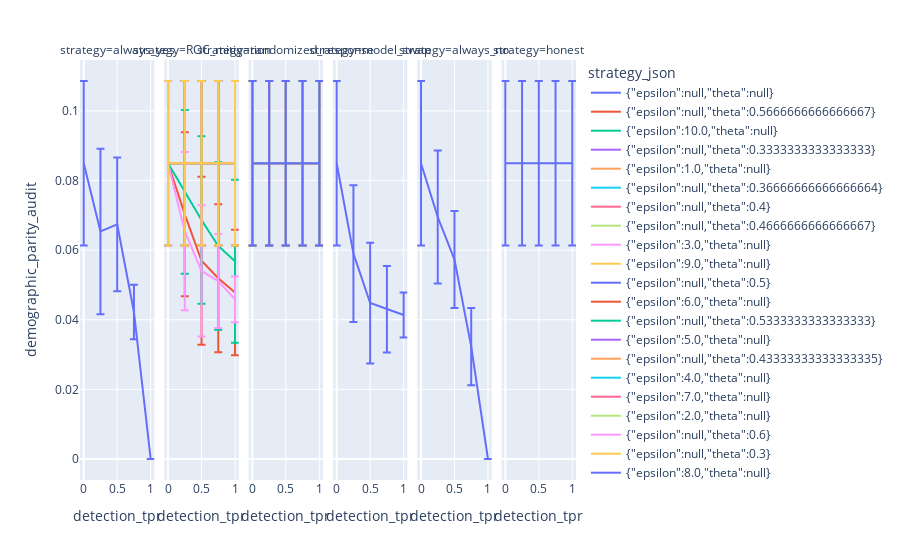

Notebook code cell kept with this figure:
### Code cell
px.line(
    manipulation.sort("detection_tpr").with_columns(
        pl.col("demographic_parity_audit_std") / sqrt(5)
    ),
    x="detection_tpr",
    y="demographic_parity_audit",
    error_y="demographic_parity_audit_std",
    facet_col="strategy",
    color="strategy_json",
)

### Figure 1 — Plotly figure (JSON) as saved in the notebook; plotly's stock layout.template omitted (floating-point values rounded to 4 significant figures)
{"data": [{"error_y": {"array": [0.02362, 0.02377, 0.01921, 0.007831, 0]}, "hovertemplate": "strategy_json={\"epsilon\":null,\"theta\":null}<br>strategy=always_yes<br>detection_tpr=%{x}<br>demographic_parity_audit=%{y}<extra></extra>", "legendgroup": "{\"epsilon\":null,\"theta\":null}", "line": {"color": "#636efa", "dash": "solid"}, "marker": {"symbol": "circle"}, "mode": "lines", "name": "{\"epsilon\":null,\"theta\":null}", "orientation": "v", "showlegend": true, "type": "scatter", "x": [0, 0.25, 0.5, 0.75, 1], "xaxis": "x", "y": [0.08496, 0.06537, 0.06739, 0.04223, 0], "yaxis": "y"}, {"error_y": {"array": [0.02362, 0.01964, 0.01734, 0.01242, 0.006448]}, "hovertemplate": "strategy_json={\"epsilon\":null,\"theta\":null}<br>strategy=model_swap<br>detection_tpr=%{x}<br>demographic_parity_audit=%{y}<extra></extra>", "legendgroup": "{\"epsilon\":null,\"theta\":null}", "line": {"color": "#636efa", "dash": "solid"}, "marker": {"symbol": "circle"}, "mode": "lines", "name": "{\"epsilon\":null,\"theta\":null}", "orientation": "v", "showlegend": false, "type": "scatter", "x": [0, 0.25, 0.5, 0.75, 1], "xaxis": "x4", "y": [0.08496, 0.059, 0.04479, 0.04299, 0.04135], "yaxis": "y4"}, {"error_y": {"array": [0.02362, 0.0191, 0.01393, 0.01112, 0]}, "hovertemplate": "strategy_json={\"epsilon\":null,\"theta\":null}<br>strategy=always_no<br>detection_tpr=%{x}<br>demographic_parity_audit=%{y}<extra></extra>", "legendgroup": "{\"epsilon\":null,\"theta\":null}", "line": {"color": "#636efa", "dash": "solid"}, "marker": {"symbol": "circle"}, "mode": "lines", "name": "{\"epsilon\":null,\"theta\":null}", "orientation": "v", "showlegend": false, "type": "scatter", "x": [0, 0.25, 0.5, 0.75, 1], "xaxis": "x5", "y": [0.08496, 0.06952, 0.05729, 0.03228, 0], "yaxis": "y5"}, {"error_y": {"array": [0.02362, 0.02362, 0.02362, 0.02362, 0.02362]}, "hovertemplate": "strategy_json={\"epsilon\":null,\"theta\":null}<br>strategy=honest<br>detection_tpr=%{x}<br>demographic_parity_audit=%{y}<extra></extra>", "legendgroup": "{\"epsilon\":null,\"theta\":null}", "line": {"color": "#636efa", "dash": "solid"}, "marker": {"symbol": "circle"}, "mode": "lines", "name": "{\"epsilon\":null,\"theta\":null}", "orientation": "v", "showlegend": false, "type": "scatter", "x": [0, 0.25, 0.5, 0.75, 1], "xaxis": "x6", "y": [0.08496, 0.08496, 0.08496, 0.08496, 0.08496], "yaxis": "y6"}, {"error_y": {"array": [0.02362, 0.02355, 0.02411, 0.02123, 0.01804]}, "hovertemplate": "strategy_json={\"epsilon\":null,\"theta\":0.5666666666666667}<br>strategy=ROC_mitigation<br>detection_tpr=%{x}<br>demographic_parity_audit=%{y}<extra></extra>", "legendgroup": "{\"epsilon\":null,\"theta\":0.5666666666666667}", "line": {"color": "#EF553B", "dash": "solid"}, "marker": {"symbol": "circle"}, "mode": "lines", "name": "{\"epsilon\":null,\"theta\":0.5666666666666667}", "orientation": "v", "showlegend": true, "type": "scatter", "x": [0, 0.25, 0.5, 0.75, 1], "xaxis": "x2", "y": [0.08496, 0.07028, 0.05696, 0.05192, 0.04784], "yaxis": "y2"}, {"error_y": {"array": [0.02362, 0.02362, 0.02362, 0.02362, 0.02362]}, "hovertemplate": "strategy_json={\"epsilon\":10.0,\"theta\":null}<br>strategy=randomized_response<br>detection_tpr=%{x}<br>demographic_parity_audit=%{y}<extra></extra>", "legendgroup": "{\"epsilon\":10.0,\"theta\":null}", "line": {"color": "#00cc96", "dash": "solid"}, "marker": {"symbol": "circle"}, "mode": "lines", "name": "{\"epsilon\":10.0,\"theta\":null}", "orientation": "v", "showlegend": true, "type": "scatter", "x": [0, 0.25, 0.5, 0.75, 1], "xaxis": "x3", "y": [0.08496, 0.08496, 0.08496, 0.08496, 0.08496], "yaxis": "y3"}, {"error_y": {"array": [0.02362, 0.02362, 0.02362, 0.02362, 0.02362]}, "hovertemplate": "strategy_json={\"epsilon\":null,\"theta\":0.3333333333333333}<br>strategy=ROC_mitigation<br>detection_tpr=%{x}<br>demographic_parity_audit=%{y}<extra></extra>", "legendgroup": "{\"epsilon\":null,\"theta\":0.3333333333333333}", "line": {"color": "#ab63fa", "dash": "solid"}, "marker": {"symbol": "circle"}, "mode": "lines", "name": "{\"epsilon\":null,\"theta\":0.3333333333333333}", "orientation": "v", "showlegend": true, "type": "scatter", "x": [0, 0.25, 0.5, 0.75, 1], "xaxis": "x2", "y": [0.08496, 0.08496, 0.08496, 0.08496, 0.08496], "yaxis": "y2"}, {"error_y": {"array": [0.02362, 0.02362, 0.02362, 0.02362, 0.02362]}, "hovertemplate": "strategy_json={\"epsilon\":1.0,\"theta\":null}<br>strategy=randomized_response<br>detection_tpr=%{x}<br>demographic_parity_audit=%{y}<extra></extra>", "legendgroup": "{\"epsilon\":1.0,\"theta\":null}", "line": {"color": "#FFA15A", "dash": "solid"}, "marker": {"symbol": "circle"}, "mode": "lines", "name": "{\"epsilon\":1.0,\"theta\":null}", "orientation": "v", "showlegend": true, "type": "scatter", "x": [0, 0.25, 0.5, 0.75, 1], "xaxis": "x3", "y": [0.08496, 0.08496, 0.08496, 0.08496, 0.08496], "yaxis": "y3"}, {"error_y": {"array": [0.02362, 0.02362, 0.02362, 0.02362, 0.02362]}, "hovertemplate": "strategy_json={\"epsilon\":null,\"theta\":0.36666666666666664}<br>strategy=ROC_mitigation<br>detection_tpr=%{x}<br>demographic_parity_audit=%{y}<extra></extra>", "legendgroup": "{\"epsilon\":null,\"theta\":0.36666666666666664}", "line": {"color": "#19d3f3", "dash": "solid"}, "marker": {"symbol": "circle"}, "mode": "lines", "name": "{\"epsilon\":null,\"theta\":0.36666666666666664}", "orientation": "v", "showlegend": true, "type": "scatter", "x": [0, 0.25, 0.5, 0.75, 1], "xaxis": "x2", "y": [0.08496, 0.08496, 0.08496, 0.08496, 0.08496], "yaxis": "y2"}, {"error_y": {"array": [0.02362, 0.02362, 0.02362, 0.02362, 0.02362]}, "hovertemplate": "strategy_json={\"epsilon\":null,\"theta\":0.4}<br>strategy=ROC_mitigation<br>detection_tpr=%{x}<br>demographic_parity_audit=%{y}<extra></extra>", "legendgroup": "{\"epsilon\":null,\"theta\":0.4}", "line": {"color": "#FF6692", "dash": "solid"}, "marker": {"symbol": "circle"}, "mode": "lines", "name": "{\"epsilon\":null,\"theta\":0.4}", "orientation": "v", "showlegend": true, "type": "scatter", "x": [0, 0.25, 0.5, 0.75, 1], "xaxis": "x2", "y": [0.08496, 0.08496, 0.08496, 0.08496, 0.08496], "yaxis": "y2"}, {"error_y": {"array": [0.02362, 0.02362, 0.02362, 0.02362, 0.02362]}, "hovertemplate": "strategy_json={\"epsilon\":null,\"theta\":0.4666666666666667}<br>strategy=ROC_mitigation<br>detection_tpr=%{x}<br>demographic_parity_audit=%{y}<extra></extra>", "legendgroup": "{\"epsilon\":null,\"theta\":0.4666666666666667}", "line": {"color": "#B6E880", "dash": "solid"}, "marker": {"symbol": "circle"}, "mode": "lines", "name": "{\"epsilon\":null,\"theta\":0.4666666666666667}", "orientation": "v", "showlegend": true, "type": "scatter", "x": [0, 0.25, 0.5, 0.75, 1], "xaxis": "x2", "y": [0.08496, 0.08496, 0.08496, 0.08496, 0.08496], "yaxis": "y2"}, {"error_y": {"array": [0.02362, 0.02362, 0.02362, 0.02362, 0.02362]}, "hovertemplate": "strategy_json={\"epsilon\":3.0,\"theta\":null}<br>strategy=randomized_response<br>detection_tpr=%{x}<br>demographic_parity_audit=%{y}<extra></extra>", "legendgroup": "{\"epsilon\":3.0,\"theta\":null}", "line": {"color": "#FF97FF", "dash": "solid"}, "marker": {"symbol": "circle"}, "mode": "lines", "name": "{\"epsilon\":3.0,\"theta\":null}", "orientation": "v", "showlegend": true, "type": "scatter", "x": [0, 0.25, 0.5, 0.75, 1], "xaxis": "x3", "y": [0.08496, 0.08496, 0.08496, 0.08496, 0.08496], "yaxis": "y3"}, {"error_y": {"array": [0.02362, 0.02362, 0.02362, 0.02362, 0.02362]}, "hovertemplate": "strategy_json={\"epsilon\":9.0,\"theta\":null}<br>strategy=randomized_response<br>detection_tpr=%{x}<br>demographic_parity_audit=%{y}<extra></extra>", "legendgroup": "{\"epsilon\":9.0,\"theta\":null}", "line": {"color": "#FECB52", "dash": "solid"}, "marker": {"symbol": "circle"}, "mode": "lines", "name": "{\"epsilon\":9.0,\"theta\":null}", "orientation": "v", "showlegend": true, "type": "scatter", "x": [0, 0.25, 0.5, 0.75, 1], "xaxis": "x3", "y": [0.08496, 0.08496, 0.08496, 0.08496, 0.08496], "yaxis": "y3"}, {"error_y": {"array": [0.02362, 0.02362, 0.02362, 0.02362, 0.02362]}, "hovertemplate": "strategy_json={\"epsilon\":null,\"theta\":0.5}<br>strategy=ROC_mitigation<br>detection_tpr=%{x}<br>demographic_parity_audit=%{y}<extra></extra>", "legendgroup": "{\"epsilon\":null,\"theta\":0.5}", "line": {"color": "#636efa", "dash": "solid"}, "marker": {"symbol": "circle"}, "mode": "lines", "name": "{\"epsilon\":null,\"theta\":0.5}", "orientation": "v", "showlegend": true, "type": "scatter", "x": [0, 0.25, 0.5, 0.75, 1], "xaxis": "x2", "y": [0.08496, 0.08496, 0.08496, 0.08496, 0.08496], "yaxis": "y2"}, {"error_y": {"array": [0.02362, 0.02362, 0.02362, 0.02362, 0.02362]}, "hovertemplate": "strategy_json={\"epsilon\":6.0,\"theta\":null}<br>strategy=randomized_response<br>detection_tpr=%{x}<br>demographic_parity_audit=%{y}<extra></extra>", "legendgroup": "{\"epsilon\":6.0,\"theta\":null}", "line": {"color": "#EF553B", "dash": "solid"}, "marker": {"symbol": "circle"}, "mode": "lines", "name": "{\"epsilon\":6.0,\"theta\":null}", "orientation": "v", "showlegend": true, "type": "scatter", "x": [0, 0.25, 0.5, 0.75, 1], "xaxis": "x3", "y": [0.08496, 0.08496, 0.08496, 0.08496, 0.08496], "yaxis": "y3"}, {"error_y": {"array": [0.02362, 0.02354, 0.02404, 0.02407, 0.02341]}, "hovertemplate": "strategy_json={\"epsilon\":null,\"theta\":0.5333333333333333}<br>strategy=ROC_mitigation<br>detection_tpr=%{x}<br>demographic_parity_audit=%{y}<extra></extra>", "legendgroup": "{\"epsilon\":null,\"theta\":0.5333333333333333}", "line": {"color": "#00cc96", "dash": "solid"}, "marker": {"symbol": "circle"}, "mode": "lines", "name": "{\"epsilon\":null,\"theta\":0.5333333333333333}", "orientation": "v", "showlegend": true, "type": "scatter", "x": [0, 0.25, 0.5, 0.75, 1], "xaxis": "x2", "y": [0.08496, 0.07673, 0.06864, 0.0612, 0.05681], "yaxis": "y2"}, {"error_y": {"array": [0.02362, 0.02362, 0.02362, 0.02362, 0.02362]}, "hovertemplate": "strategy_json={\"epsilon\":5.0,\"theta\":null}<br>strategy=randomized_response<br>detection_tpr=%{x}<br>demographic_parity_audit=%{y}<extra></extra>", "legendgroup": "{\"epsilon\":5.0,\"theta\":null}", "line": {"color": "#ab63fa", "dash": "solid"}, "marker": {"symbol": "circle"}, "mode": "lines", "name": "{\"epsilon\":5.0,\"theta\":null}", "orientation": "v", "showlegend": true, "type": "scatter", "x": [0, 0.25, 0.5, 0.75, 1], "xaxis": "x3", "y": [0.08496, 0.08496, 0.08496, 0.08496, 0.08496], "yaxis": "y3"}, {"error_y": {"array": [0.02362, 0.02362, 0.02362, 0.02362, 0.02362]}, "hovertemplate": "strategy_json={\"epsilon\":null,\"theta\":0.43333333333333335}<br>strategy=ROC_mitigation<br>detection_tpr=%{x}<br>demographic_parity_audit=%{y}<extra></extra>", "legendgroup": "{\"epsilon\":null,\"theta\":0.43333333333333335}", "line": {"color": "#FFA15A", "dash": "solid"}, "marker": {"symbol": "circle"}, "mode": "lines", "name": "{\"epsilon\":null,\"theta\":0.43333333333333335}", "orientation": "v", "showlegend": true, "type": "scatter", "x": [0, 0.25, 0.5, 0.75, 1], "xaxis": "x2", "y": [0.08496, 0.08496, 0.08496, 0.08496, 0.08496], "yaxis": "y2"}, {"error_y": {"array": [0.02362, 0.02362, 0.02362, 0.02362, 0.02362]}, "hovertemplate": "strategy_json={\"epsilon\":4.0,\"theta\":null}<br>strategy=randomized_response<br>detection_tpr=%{x}<br>demographic_parity_audit=%{y}<extra></extra>", "legendgroup": "{\"epsilon\":4.0,\"theta\":null}", "line": {"color": "#19d3f3", "dash": "solid"}, "marker": {"symbol": "circle"}, "mode": "lines", "name": "{\"epsilon\":4.0,\"theta\":null}", "orientation": "v", "showlegend": true, "type": "scatter", "x": [0, 0.25, 0.5, 0.75, 1], "xaxis": "x3", "y": [0.08496, 0.08496, 0.08496, 0.08496, 0.08496], "yaxis": "y3"}, {"error_y": {"array": [0.02362, 0.02362, 0.02362, 0.02362, 0.02362]}, "hovertemplate": "strategy_json={\"epsilon\":7.0,\"theta\":null}<br>strategy=randomized_response<br>detection_tpr=%{x}<br>demographic_parity_audit=%{y}<extra></extra>", "legendgroup": "{\"epsilon\":7.0,\"theta\":null}", "line": {"color": "#FF6692", "dash": "solid"}, "marker": {"symbol": "circle"}, "mode": "lines", "name": "{\"epsilon\":7.0,\"theta\":null}", "orientation": "v", "showlegend": true, "type": "scatter", "x": [0, 0.25, 0.5, 0.75, 1], "xaxis": "x3", "y": [0.08496, 0.08496, 0.08496, 0.08496, 0.08496], "yaxis": "y3"}, {"error_y": {"array": [0.02362, 0.02362, 0.02362, 0.02362, 0.02362]}, "hovertemplate": "strategy_json={\"epsilon\":2.0,\"theta\":null}<br>strategy=randomized_response<br>detection_tpr=%{x}<br>demographic_parity_audit=%{y}<extra></extra>", "legendgroup": "{\"epsilon\":2.0,\"theta\":null}", "line": {"color": "#B6E880", "dash": "solid"}, "marker": {"symbol": "circle"}, "mode": "lines", "name": "{\"epsilon\":2.0,\"theta\":null}", "orientation": "v", "showlegend": true, "type": "scatter", "x": [0, 0.25, 0.5, 0.75, 1], "xaxis": "x3", "y": [0.08496, 0.08496, 0.08496, 0.08496, 0.08496], "yaxis": "y3"}, {"error_y": {"array": [0.02362, 0.02274, 0.01886, 0.01351, 0.006541]}, "hovertemplate": "strategy_json={\"epsilon\":null,\"theta\":0.6}<br>strategy=ROC_mitigation<br>detection_tpr=%{x}<br>demographic_parity_audit=%{y}<extra></extra>", "legendgroup": "{\"epsilon\":null,\"theta\":0.6}", "line": {"color": "#FF97FF", "dash": "solid"}, "marker": {"symbol": "circle"}, "mode": "lines", "name": "{\"epsilon\":null,\"theta\":0.6}", "orientation": "v", "showlegend": true, "type": "scatter", "x": [0, 0.25, 0.5, 0.75, 1], "xaxis": "x2", "y": [0.08496, 0.06546, 0.05402, 0.05111, 0.04585], "yaxis": "y2"}, {"error_y": {"array": [0.02362, 0.02362, 0.02362, 0.02362, 0.02362]}, "hovertemplate": "strategy_json={\"epsilon\":null,\"theta\":0.3}<br>strategy=ROC_mitigation<br>detection_tpr=%{x}<br>demographic_parity_audit=%{y}<extra></extra>", "legendgroup": "{\"epsilon\":null,\"theta\":0.3}", "line": {"color": "#FECB52", "dash": "solid"}, "marker": {"symbol": "circle"}, "mode": "lines", "name": "{\"epsilon\":null,\"theta\":0.3}", "orientation": "v", "showlegend": true, "type": "scatter", "x": [0, 0.25, 0.5, 0.75, 1], "xaxis": "x2", "y": [0.08496, 0.08496, 0.08496, 0.08496, 0.08496], "yaxis": "y2"}, {"error_y": {"array": [0.02362, 0.02362, 0.02362, 0.02362, 0.02362]}, "hovertemplate": "strategy_json={\"epsilon\":8.0,\"theta\":null}<br>strategy=randomized_response<br>detection_tpr=%{x}<br>demographic_parity_audit=%{y}<extra></extra>", "legendgroup": "{\"epsilon\":8.0,\"theta\":null}", "line": {"color": "#636efa", "dash": "solid"}, "marker": {"symbol": "circle"}, "mode": "lines", "name": "{\"epsilon\":8.0,\"theta\":null}", "orientation": "v", "showlegend": true, "type": "scatter", "x": [0, 0.25, 0.5, 0.75, 1], "xaxis": "x3", "y": [0.08496, 0.08496, 0.08496, 0.08496, 0.08496], "yaxis": "y3"}], "layout": {"annotations": [{"font": {}, "showarrow": false, "text": "strategy=always_yes", "x": 0.075, "xanchor": "center", "xref": "paper", "y": 1, "yanchor": "bottom", "yref": "paper"}, {"font": {}, "showarrow": false, "text": "strategy=ROC_mitigation", "x": 0.245, "xanchor": "center", "xref": "paper", "y": 1, "yanchor": "bottom", "yref": "paper"}, {"font": {}, "showarrow": false, "text": "strategy=randomized_response", "x": 0.415, "xanchor": "center", "xref": "paper", "y": 1, "yanchor": "bottom", "yref": "paper"}, {"font": {}, "showarrow": false, "text": "strategy=model_swap", "x": 0.585, "xanchor": "center", "xref": "paper", "y": 1, "yanchor": "bottom", "yref": "paper"}, {"font": {}, "showarrow": false, "text": "strategy=always_no", "x": 0.755, "xanchor": "center", "xref": "paper", "y": 1, "yanchor": "bottom", "yref": "paper"}, {"font": {}, "showarrow": false, "text": "strategy=honest", "x": 0.925, "xanchor": "center", "xref": "paper", "y": 1, "yanchor": "bottom", "yref": "paper"}], "legend": {"title": {"text": "strategy_json"}, "tracegroupgap": 0}, "margin": {"t": 60}, "xaxis": {"anchor": "y", "domain": [0, 0.15], "title": {"text": "detection_tpr"}}, "xaxis2": {"anchor": "y2", "domain": [0.17, 0.32], "matches": "x", "title": {"text": "detection_tpr"}}, "xaxis3": {"anchor": "y3", "domain": [0.34, 0.49], "matches": "x", "title": {"text": "detection_tpr"}}, "xaxis4": {"anchor": "y4", "domain": [0.51, 0.66], "matches": "x", "title": {"text": "detection_tpr"}}, "xaxis5": {"anchor": "y5", "domain": [0.68, 0.83], "matches": "x", "title": {"text": "detection_tpr"}}, "xaxis6": {"anchor": "y6", "domain": [0.85, 1], "matches": "x", "title": {"text": "detection_tpr"}}, "yaxis": {"anchor": "x", "domain": [0, 1], "title": {"text": "demographic_parity_audit"}}, "yaxis2": {"anchor": "x2", "domain": [0, 1], "matches": "y", "showticklabels": false}, "yaxis3": {"anchor": "x3", "domain": [0, 1], "matches": "y", "showticklabels": false}, "yaxis4": {"anchor": "x4", "domain": [0, 1], "matches": "y", "showticklabels": false}, "yaxis5": {"anchor": "x5", "domain": [0, 1], "matches": "y", "showticklabels": false}, "yaxis6": {"anchor": "x6", "domain": [0, 1], "matches": "y", "showticklabels": false}}}
